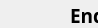
      <widget class="QWidget" name="page_6">
       <property name="geometry">
        <rect>
         <x>0</x>
         <y>0</y>
         <width>98</width>
         <height>28</height>
        </rect>
       </property>
       <attribute name="label">
        <string>End_Walk</string>
       </attribute>
       <widget class="QPushButton" name="End_Entire_Time_Plus_Button">
        <property name="geometry">
         <rect>
          <x>10</x>
          <y>90</y>
          <width>99</width>
          <height>27</height>
         </rect>
        </property>
        <property name="font">
         <font>
          <family>NanumBarunGothic</family>
          <weight>75</weight>
          <bold>true</bold>
         </font>
        </property>
        <property name="text">
         <string>+10</string>
        </property>
       </widget>
       <widget class="QLabel" name="label_33">
        <property name="geometry">
         <rect>
          <x>20</x>
          <y>230</y>
          <width>110</width>
          <height>50</height>
         </rect>
        </property>
        <property name="font">
         <font>
          <family>NanumBarunGothic</family>
          <pointsize>12</pointsize>
          <weight>50</weight>
          <bold>false</bold>
         </font>
        </property>
        <property name="text">
         <string>Rise</string>
        </property>
       </widget>
       <widget class="QPushButton" name="End_Rise_Minus_Button">
        <property name="geometry">
         <rect>
          <x>130</x>
          <y>290</y>
          <width>99</width>
          <height>27</height>
         </rect>
        </property>
        <property name="font">
         <font>
          <family>NanumBarunGothic</family>
          <weight>75</weight>
          <bold>true</bold>
         </font>
        </property>
        <property name="text">
         <string>-1</string>
        </property>
       </widget>
       <widget class="QDoubleSpinBox" name="End_Swing_Box">
        <property name="geometry">
         <rect>
          <x>130</x>
          <y>130</y>
          <width>100</width>
          <height>50</height>
         </rect>
        </property>
        <property name="font">
         <font>
          <family>NanumBarunGothic</family>
          <weight>75</weight>
          <bold>true</bold>
         </font>
        </property>
        <property name="minimum">
         <double>-50.000000000000000</double>
        </property>
        <property name="maximum">
         <double>50.000000000000000</double>
        </property>
       </widget>
       <widget class="QPushButton" name="End_Swing_Minus_Button">
        <property name="geometry">
         <rect>
          <x>130</x>
          <y>190</y>
          <width>99</width>
          <height>27</height>
         </rect>
        </property>
        <property name="font">
         <font>
          <family>NanumBarunGothic</family>
          <weight>75</weight>
          <bold>true</bold>
         </font>
        </property>
        <property name="text">
         <string>-1</string>
        </property>
       </widget>
       <widget class="QPushButton" name="End_Rise_Plus_Button">
        <property name="geometry">
         <rect>
          <x>10</x>
          <y>290</y>
          <width>99</width>
          <height>27</height>
         </rect>
        </property>
        <property name="font">
         <font>
          <family>NanumBarunGothic</family>
          <weight>75</weight>
          <bold>true</bold>
         </font>
        </property>
        <property name="text">
         <string>+1</string>
        </property>
       </widget>
       <widget class="QDoubleSpinBox" name="End_Entire_Time_Box">
        <property name="geometry">
         <rect>
          <x>130</x>
          <y>40</y>
          <width>100</width>
          <height>50</height>
         </rect>
        </property>
        <property name="font">
         <font>
          <family>NanumBarunGothic</family>
          <weight>75</weight>
          <bold>true</bold>
         </font>
        </property>
        <property name="minimum">
         <double>1.000000000000000</double>
        </property>
        <property name="maximum">
         <double>200.000000000000000</double>
        </property>
        <property name="singleStep">
         <double>10.000000000000000</double>
        </property>
       </widget>
       <widget class="QDoubleSpinBox" name="End_Rise_Box">
        <property name="geometry">
         <rect>
          <x>130</x>
          <y>230</y>
          <width>100</width>
          <height>50</height>
         </rect>
        </property>
        <property name="font">
         <font>
          <family>NanumBarunGothic</family>
          <weight>75</weight>
          <bold>true</bold>
         </font>
        </property>
        <property name="maximum">
         <double>50.000000000000000</double>
        </property>
       </widget>
       <widget class="QLabel" name="label_34">
        <property name="geometry">
         <rect>
          <x>70</x>
          <y>-10</y>
          <width>111</width>
          <height>50</height>
         </rect>
        </property>
        <property name="font">
         <font>
          <family>NanumBarunGothic</family>
          <pointsize>14</pointsize>
          <weight>75</weight>
          <bold>true</bold>
         </font>
        </property>
        <property name="text">
         <string>End_Walk</string>
        </property>
       </widget>
       <widget class="QLabel" name="label_35">
        <property name="geometry">
         <rect>
          <x>20</x>
          <y>130</y>
          <width>110</width>
          <height>50</height>
         </rect>
        </property>
        <property name="font">
         <font>
          <family>NanumBarunGothic</family>
          <pointsize>12</pointsize>
          <weight>50</weight>
          <bold>false</bold>
         </font>
        </property>
        <property name="text">
         <string>Swing</string>
        </property>
       </widget>
       <widget class="QPushButton" name="End_Swing_Plus_Button">
        <property name="geometry">
         <rect>
          <x>10</x>
          <y>190</y>
          <width>99</width>
          <height>27</height>
         </rect>
        </property>
        <property name="font">
         <font>
          <family>NanumBarunGothic</family>
          <weight>75</weight>
          <bold>true</bold>
         </font>
        </property>
        <property name="text">
         <string>+1</string>
        </property>
       </widget>
       <widget class="QLabel" name="label_36">
        <property name="geometry">
         <rect>
          <x>20</x>
          <y>40</y>
          <width>110</width>
          <height>50</height>
         </rect>
        </property>
        <property name="font">
         <font>
          <family>NanumBarunGothic</family>
          <pointsize>12</pointsize>
          <weight>50</weight>
          <bold>false</bold>
         </font>
        </property>
        <property name="text">
         <string>Entire_Time</string>
        </property>
       </widget>
       <widget class="QPushButton" name="End_Entire_Time_Minus_Button">
        <property name="geometry">
         <rect>
          <x>130</x>
          <y>90</y>
          <width>99</width>
          <height>27</height>
         </rect>
        </property>
        <property name="font">
         <font>
          <family>NanumBarunGothic</family>
          <weight>75</weight>
          <bold>true</bold>
         </font>
        </property>
        <property name="text">
         <string>-10</string>
        </property>
       </widget>
      </widget>
